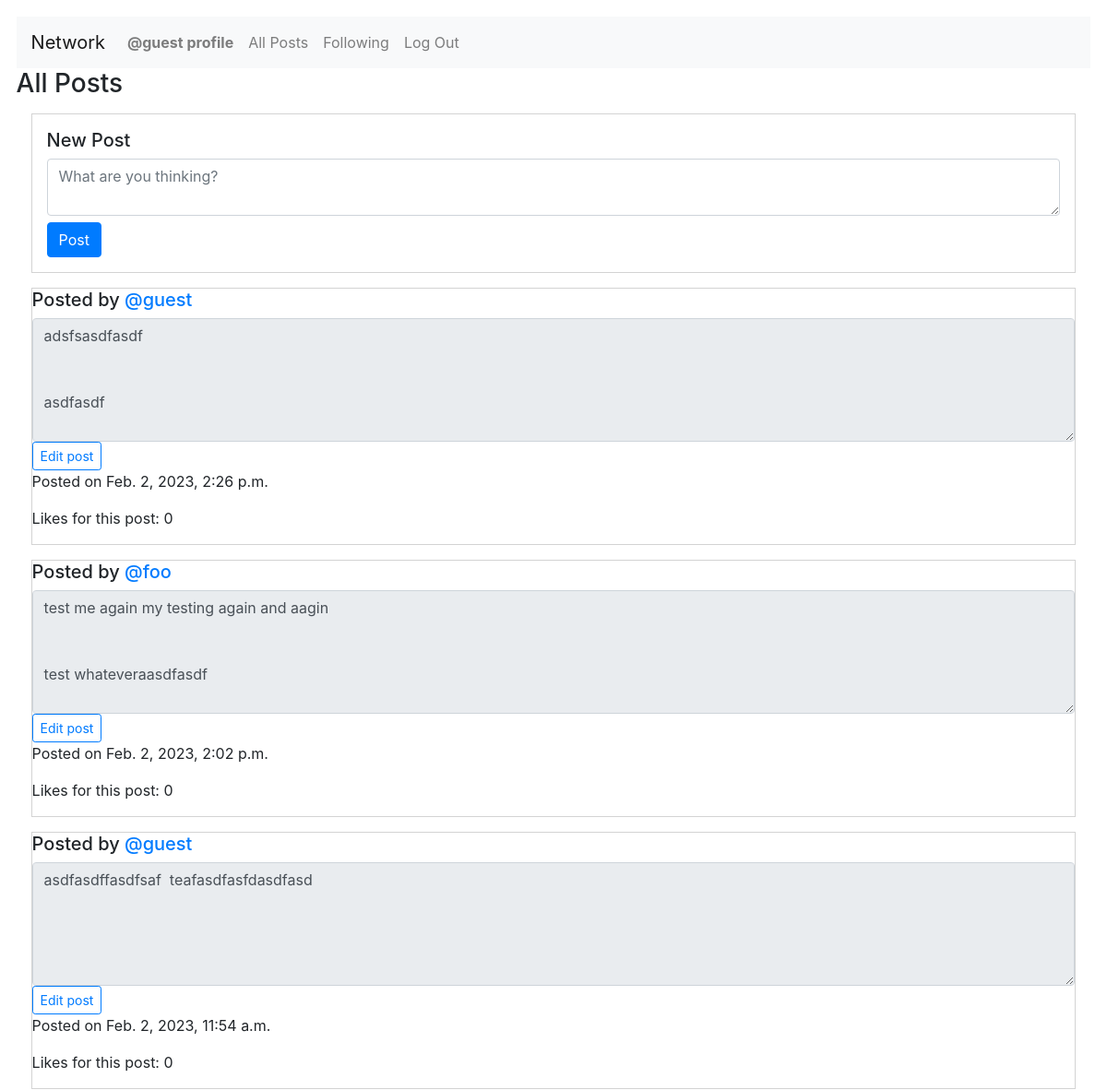
The page /allPosts (signed in, upper part) on the database as committed earlier.
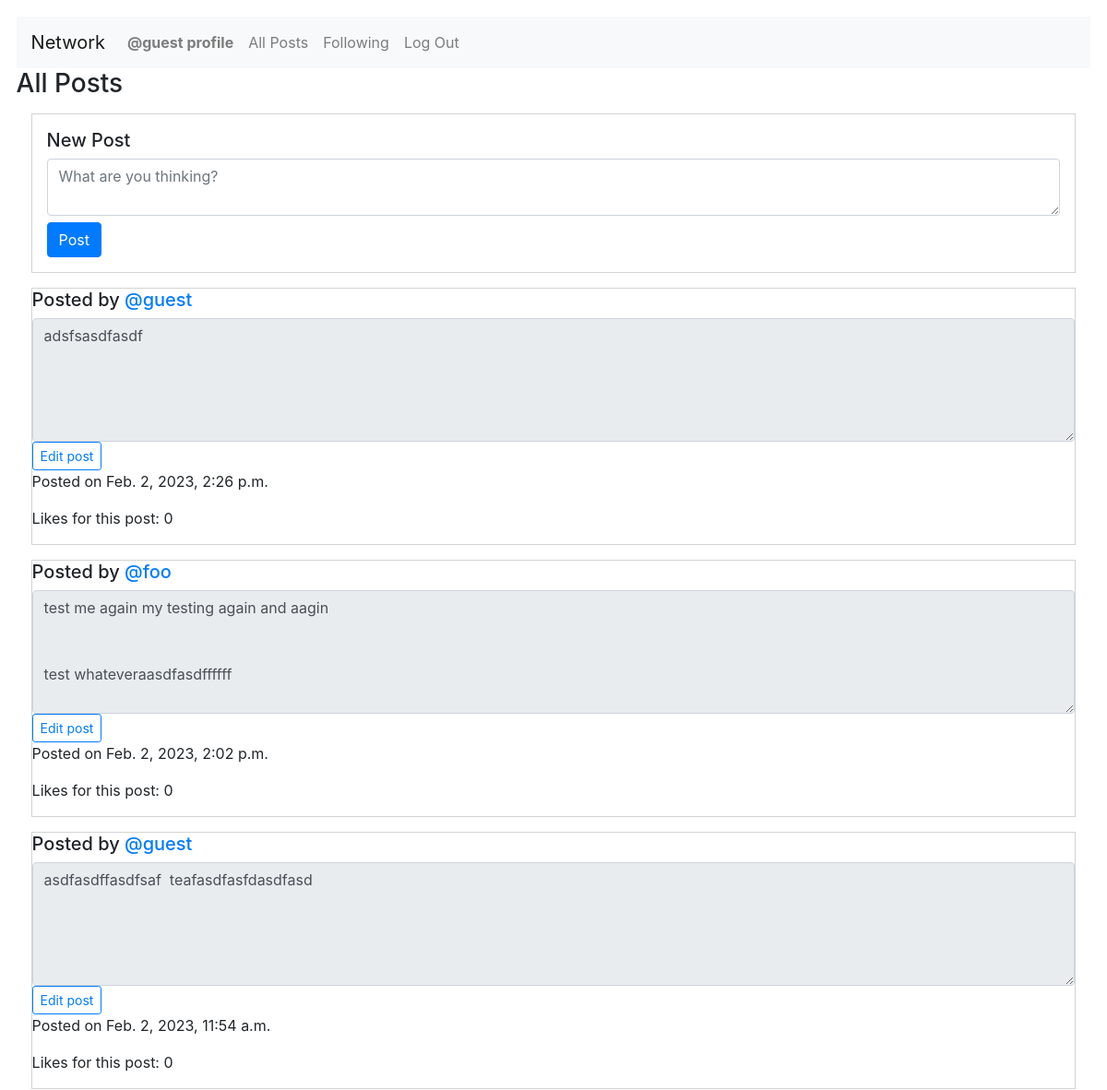
The same page on the database as committed later.
### network/models.py (models this page shows, shortened)
class Posts(models.Model):
    creator = models.ForeignKey(
        User, on_delete=models.PROTECT, related_name="get_creator_listings", blank=False)
    content = models.TextField(max_length=600)
    createdDate = models.DateTimeField(auto_now_add=True)
    numberLikes = models.IntegerField(blank=True, default=0)

class User(AbstractUser):
    pass

### network/views.py (the view)
# urls.py: path("allPosts", views.djangoAllPosts, name="djangoAllPosts"),
@login_required
@csrf_exempt
def djangoAllPosts(request):
    print("In DjangoAllPosts")
    postings = Posts.objects.filter().order_by('-createdDate')
    return render(request, "network/allPosts.html", {"postings": postings})

### network/templates/network/allPosts.html (shortened to what this page needs)
{% extends "network/layout.html" %}
{% load static %}
{% block body %}
<div id="post-view">
    <h3>All Posts</h3>
    <div id="posty">
        <form id="post-form" action="{% url 'saveDjangoNewPost' %}" method="post">
            <h5>New Post</h5>
            <textarea class="form-control" id="post-body" placeholder="What are you thinking?"
                name="postContent"></textarea>
            <input type="submit" id="post-button" class="btn btn-primary" value="Post" />
        </form>
    </div>
    {% for post in postings %}
    <div id="allPostings">
        <div class="post{{forloop.counter0}}">
            <h5 class="creator">Posted by <a href="{% url 'getProfile' post.creator.username %}">{{post.creator.username}}</a></h5><textarea
                class="form-control content{{forloop.counter0}}" id="readonlyContent{{forloop.counter0}}" rows="5"
                readonly="true">{{post.content}}</textarea><button
                class="btn btn-sm btn-outline-primary edit{{forloop.counter0}}" id="editButton{{forloop.counter0}}" onclick="editPost('{{post.id}}')">Edit
                post</button>
            <p class="timestamp{{forloop.counter0}}">Posted on {{post.createdDate}}</p>
            <p class="numberLikes0">Likes for this post: {{post.numberLikes}}</p>
        </div>
    </div>
    {% endfor %}
</div>
{% endblock %}

Rows that differ between the two databases and show on the page:
changed Posts: content "adsfsasdfasdf asdfasdf" → "adsfsasdfasdf"
changed Posts "@foo": content "test me again my testing again and aagin test whateveraasdfasdf" → "test me again my testing again and aagin test whateveraasdfasdffffff"
